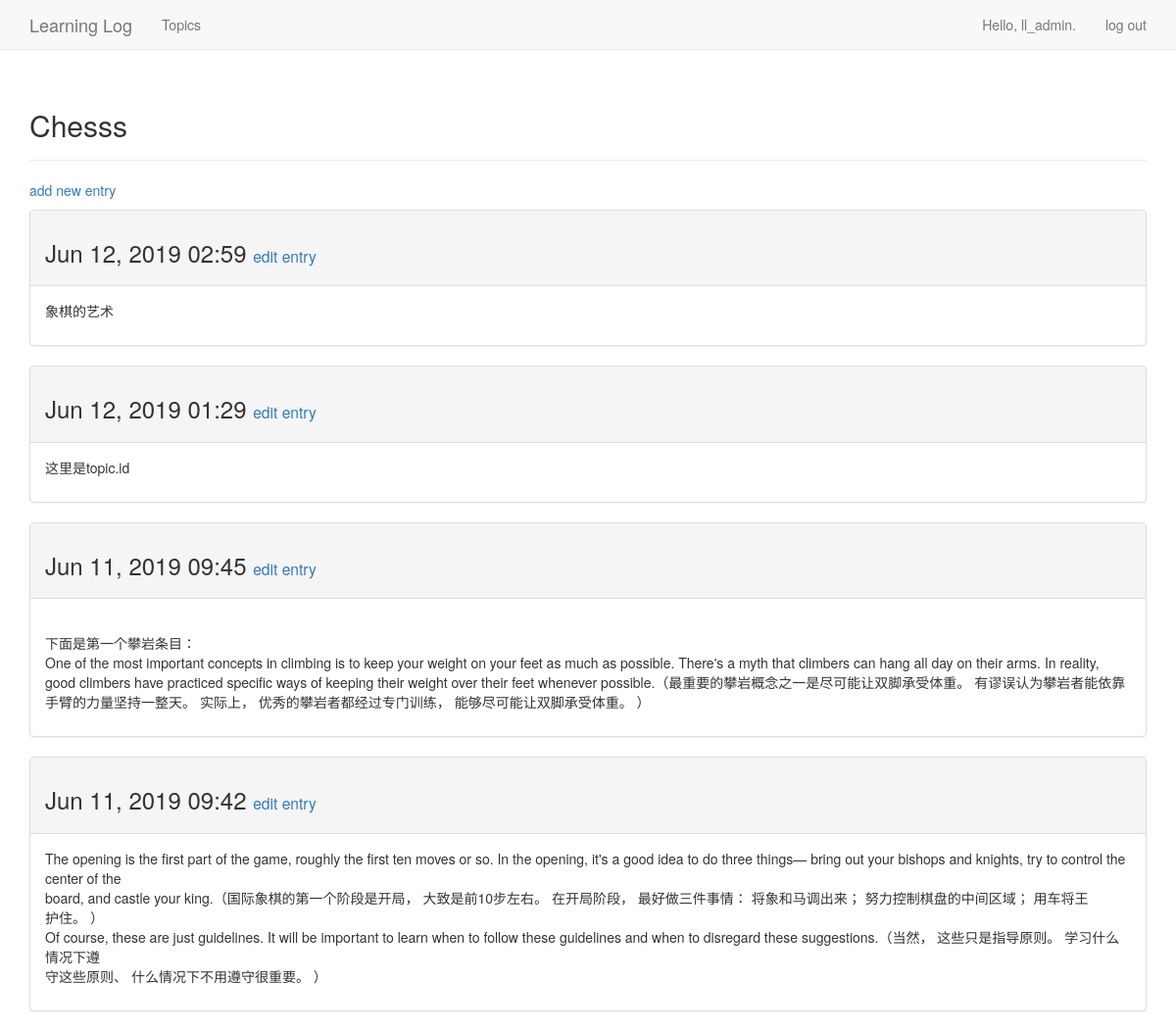
The page /topics/1/ (signed in) on the database its author committed.
### learning_logs/models.py (models this page shows, shortened)
class Topic(models.Model):
    text = models.CharField(max_length=20)
    date_added = models.DateTimeField(auto_now_add=True)
    owner = models.ForeignKey(User)
    def __str__(self):
        return self.text

class Entry(models.Model):
    topic = models.ForeignKey(Topic,on_delete=models.CASCADE)
    text = models.TextField()
    date_added = models.DateTimeField(auto_now_add=True)
    class Meta:
        verbose_name_plural = 'entries'

### learning_logs/views.py (the view)
# urls.py: url(r'topics/(?P<topic_id>\d+)/$',views.topic,name='topic' ),
@login_required
def topic(request,topic_id):
    topic = Topic.objects.get(id=topic_id)
    if topic.owner != request.user:
        raise Http404
    entries = topic.entry_set.order_by('-date_added')
    context = {'topic':topic,'entries':entries}
    return render(request,'learning_logs/topic.html',context)

### learning_logs/templates/learning_logs/topic.html
{% extends 'learning_logs/base.html' %}
  {% block header %}
<h2>{{ topic }}</h2>
{% endblock header %}
{% block content %}
<p>
<a href="{% url 'learning_logs:new_entry' topic.id %}">add new entry</a>
</p>
{% for entry in entries %}
  <div class="panel panel-default">
  <div class="panel-heading">
  <h3>
{{ entry.date_added|date:'M d, Y H:i' }}
  <small>
<a href="{% url 'learning_logs:edit_entry' entry.id %}">
edit entry</a>
</small>
</h3>
</div>
  <div class="panel-body">
{{ entry.text|linebreaks }}
</div>
</div>
{% empty %}
There are no entries for this topic yet.
{% endfor %}
{% endblock content %}

### learning_logs/templates/learning_logs/base.html (shortened to what this page needs)
{% load bootstrap3 %}
<!DOCTYPE html>
<html lang="en">
    <head>
        {% bootstrap_css %}
    </head>
<body>
    <nav class="navbar navbar-default navbar-static-top">
        <div class="container">
            <div class="navbar-header">
                <a class="navbar-brand" href="{% url 'learning_logs:index' %}">
                    Learning Log</a>
            </div>
            <div id="navbar" class="navbar-collapse collapse">
                <ul class="nav navbar-nav">
                 <li><a href="{% url 'learning_logs:topics' %}">Topics</a></li>
                </ul>
                <ul class="nav navbar-nav navbar-right">
                {% if user.is_authenticated %}
                    <li><a>Hello, {{ user.username }}.</a></li>
                 <li><a href="{% url 'users:logout' %}">log out</a></li>
                {% else %}
                    <li><a href="{% url 'users:register' %}">register</a></li>
                    <li><a href="{% url 'users:login' %}">log in</a></li>
                {% endif %}
                </ul>
            </div>
        </div>
    </nav>
        <div class="container">
        <div class="page-header">
         {% block header %}{% endblock header %}
        </div>
        <div>
         {% block content %}{% endblock content %}
        </div>
        </div>
</body>
</html>

### rows shown on the page
Topic: text "Chesss"
Entry: date_added "Jun 12, 2019 02:59", text "象棋的艺术"
Entry: date_added "Jun 12, 2019 01:29", text "这里是topic.id"
Entry: date_added "Jun 11, 2019 09:45", text "下面是第一个攀岩条目： One of the most important concepts in climbing is to keep your weight on your feet as much as possible. There's a myth that climbers can hang all day on their arms. In reality, good climbers have practiced specific ways of keeping their weight over their feet whenever possible.（最重要的攀岩概念之一是尽可能让双脚承受体重。 有谬误认为攀岩者能依靠手臂的力量坚持一整天。 实际上， 优秀的攀岩者都经过专门训练， 能够尽可能让双脚承受体重。 ）"
Entry: date_added "Jun 11, 2019 09:42", text "The opening is the first part of the game, roughly the first ten moves or so. In the opening, it's a good idea to do three things— bring out your bishops and knights, try to control the center of the board, and castle your king.（国际象棋的第一个阶段是开局， 大致是前10步左右。 在开局阶段， 最好做三件事情： 将象和马调出来； 努力控制棋盘的中间区域； 用车将王 护住。 ） Of course, these are just guidelines. It will be important to learn when to follow these guidelines and when to disregard these suggestions.（当然， 这些只是指导原则。 学习什么情况下遵 守这些原则、 什么情况下不用遵守很重要。 ）"

### other values the page prints
{{ user.username }} "ll_admin"
